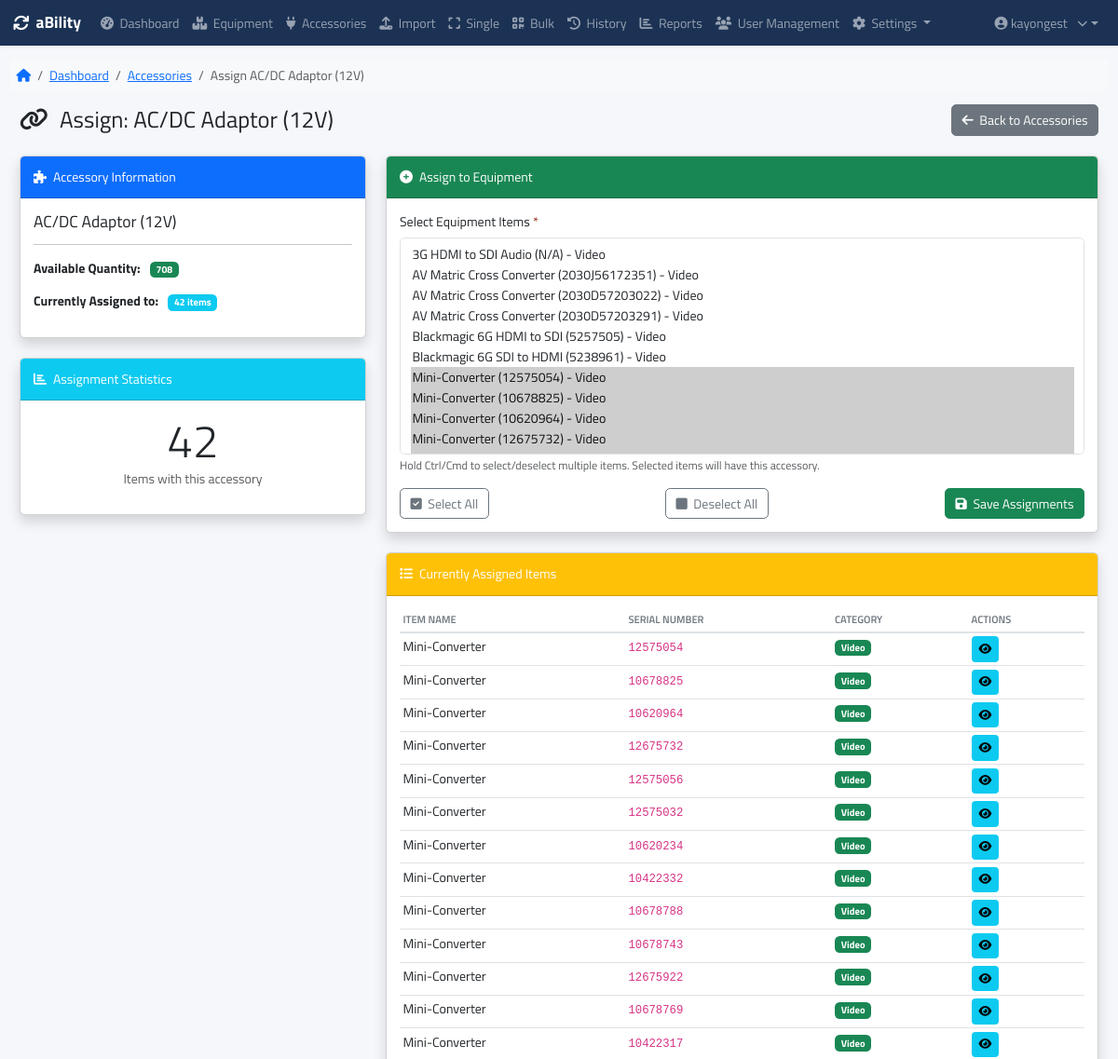
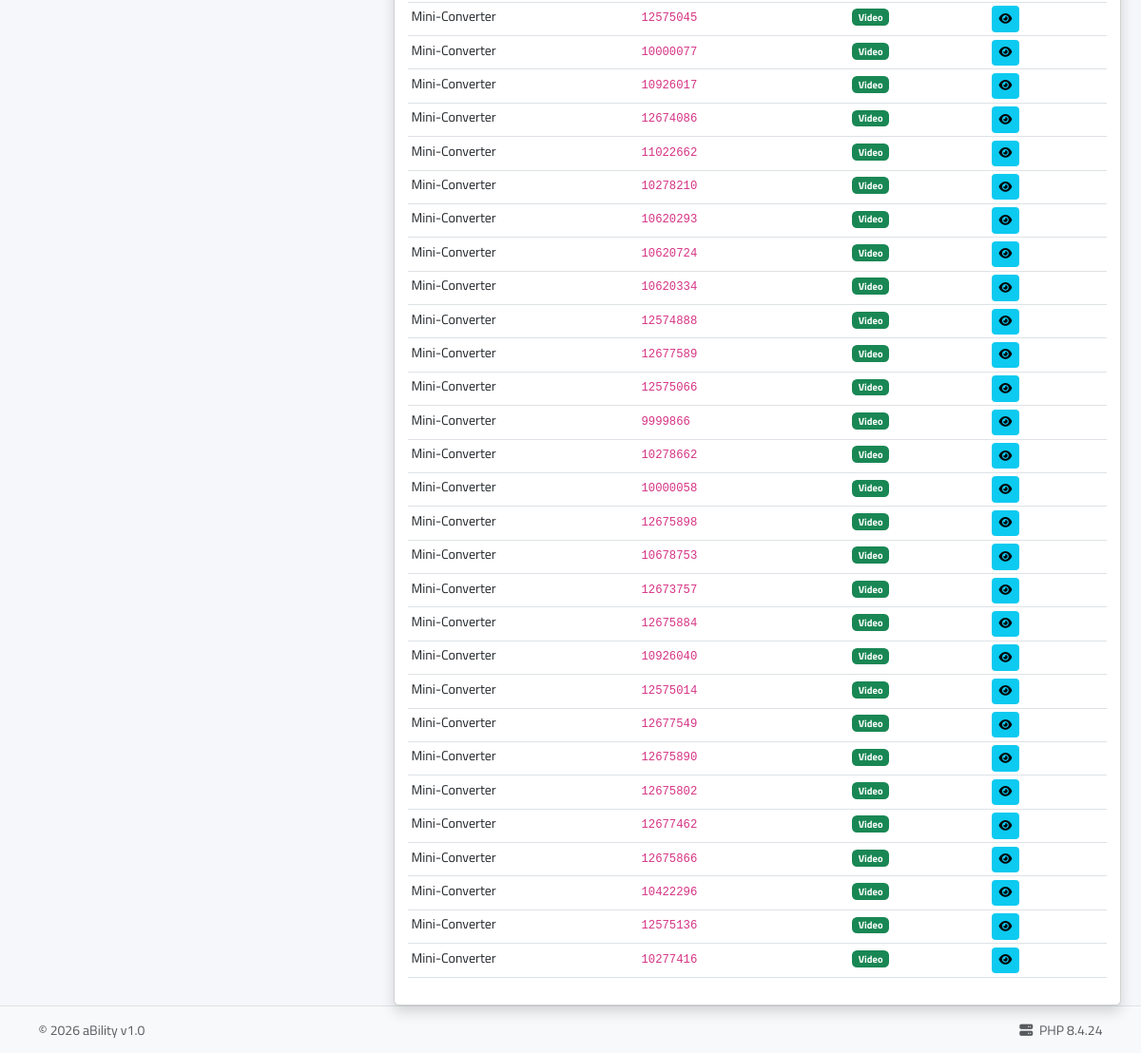
The app's page /items/assign_accessory.php?accessory_id=1 (signed in) with its own data (2 pictures, top to bottom).
### tables this page shows
CREATE TABLE `accessories` (
  `id` int(11) NOT NULL,
  `name` varchar(100) NOT NULL,
  `description` text DEFAULT NULL,
  `total_quantity` int(11) DEFAULT 1,
  `available_quantity` int(11) DEFAULT 1,
  `minimum_stock` int(11) DEFAULT 5,
  `is_active` tinyint(4) DEFAULT 1,
  `created_at` timestamp NOT NULL DEFAULT current_timestamp(),
  `updated_at` timestamp NOT NULL DEFAULT current_timestamp() ON UPDATE current_timestamp()
);

CREATE TABLE `items` (
  `id` int(11) NOT NULL,
  `item_name` varchar(255) NOT NULL,
  `serial_number` varchar(100) NOT NULL,
  `category` varchar(100) DEFAULT NULL,
  `brand` varchar(100) DEFAULT NULL,
  `model` varchar(100) DEFAULT NULL,
  `department` varchar(50) DEFAULT NULL,
  `description` text DEFAULT NULL,
  `specifications` text DEFAULT NULL,
  `brand_model` varchar(255) DEFAULT NULL,
  `condition` varchar(20) DEFAULT 'good',
  `stock_location` varchar(255) DEFAULT NULL,
  `storage_location` varchar(255) DEFAULT NULL,
  `notes` text DEFAULT NULL,
  `quantity` int(11) DEFAULT 1,
  `status` varchar(20) DEFAULT 'available',
  `image` varchar(500) DEFAULT NULL,
  `qr_code` varchar(500) DEFAULT NULL,
  `created_at` datetime DEFAULT current_timestamp(),
  `updated_at` datetime DEFAULT current_timestamp() ON UPDATE current_timestamp(),
  `tags` varchar(500) DEFAULT NULL,
  `last_scanned` timestamp NULL DEFAULT NULL,
  `current_location` varchar(255) DEFAULT NULL
);

### items/assign_accessory.php (the view, shortened to what this page needs)
<?php
$accessory_id = $_GET['accessory_id'] ?? 0;
$accessory_id = intval($accessory_id);
try {
    $db = new DatabaseFix();
    $conn = $db->getConnection();
    $accStmt = $conn->prepare("
        SELECT id, name, description, available_quantity
        FROM accessories
        WHERE id = ? AND is_active = 1
    ");
    $accStmt->bind_param("i", $accessory_id);
    $accStmt->execute();
    $accResult = $accStmt->get_result();
    $accessory = $accResult->fetch_assoc();
    $assignedStmt = $conn->prepare("
        SELECT i.id, i.item_name, i.serial_number, i.category
        FROM items i
        INNER JOIN item_accessories ia ON i.id = ia.item_id
        WHERE ia.accessory_id = ?
        ORDER BY i.item_name
    ");
    $assignedStmt->bind_param("i", $accessory_id);
    $assignedStmt->execute();
    $assignedResult = $assignedStmt->get_result();
    $assigned_items = $assignedResult->fetch_all(MYSQLI_ASSOC);
    $itemsStmt = $conn->prepare("
        SELECT i.id, i.item_name, i.serial_number, i.category,
               CASE WHEN ia.accessory_id IS NOT NULL THEN 1 ELSE 0 END as is_assigned
        FROM items i
        LEFT JOIN item_accessories ia ON i.id = ia.item_id AND ia.accessory_id = ?
        ORDER BY i.item_name
    ");
    $itemsStmt->bind_param("i", $accessory_id);
    $itemsStmt->execute();
    $itemsResult = $itemsStmt->get_result();
    $all_items = $itemsResult->fetch_all(MYSQLI_ASSOC);
} catch (Exception $e) {
    die("Database error: " . $e->getMessage());
}
require_once '../views/partials/header.php';
?>
<div class="container-fluid">
    <div class="d-flex justify-content-between align-items-center mb-4">
        <h1 class="h3 mb-0 text-gray-800">
            <i class="fas fa-link me-2"></i>
            Assign: <?php echo htmlspecialchars($accessory['name']); ?>
        </h1>
        <a href="../accessories.php" class="btn btn-secondary">
            <i class="fas fa-arrow-left me-1"></i> Back to Accessories
        </a>
    </div>
    <div class="row">
        <div class="col-lg-4">
            <div class="card shadow mb-4">
                <div class="card-header bg-primary text-white py-3">
                    <h6 class="m-0 font-weight-bold">
                        <i class="fas fa-puzzle-piece me-2"></i>Accessory Information
                    </h6>
                </div>
                <div class="card-body">
                    <h5 class="card-title"><?php echo htmlspecialchars($accessory['name']); ?></h5>
                    <hr>
                    <div class="mb-3">
                        <strong>Available Quantity:</strong>
                        <span class="badge <?php echo $accessory['available_quantity'] > 5 ? 'bg-success' : ($accessory['available_quantity'] > 0 ? 'bg-warning' : 'bg-danger'); ?> ms-2">
                            <?php echo $accessory['available_quantity']; ?>
                        </span>
                    </div>
                    <div class="mb-3">
                        <strong>Currently Assigned to:</strong>
                        <span class="badge bg-info ms-2">
                            <?php echo count($assigned_items); ?> items
                        </span>
                    </div>
                </div>
            </div>
            <div class="card shadow">
                <div class="card-header bg-info text-white py-3">
                    <h6 class="m-0 font-weight-bold">
                        <i class="fas fa-chart-bar me-2"></i>Assignment Statistics
                    </h6>
                </div>
                <div class="card-body">
                    <div class="text-center">
                        <div class="display-4"><?php echo count($assigned_items); ?></div>
                        <p class="text-muted">Items with this accessory</p>
                    </div>
                </div>
            </div>
        </div>
        <div class="col-lg-8">
            <div class="card shadow mb-4">
                <div class="card-header bg-success text-white py-3">
                    <h6 class="m-0 font-weight-bold">
                        <i class="fas fa-plus-circle me-2"></i>Assign to Equipment
                    </h6>
                </div>
                <div class="card-body">
                    <form id="assignForm" method="POST" action="../api/accessories/assign_single.php">
                        <div class="mb-3">
                            <label class="form-label required">Select Equipment Items</label>
                            <select class="form-select" id="equipmentSelect" name="item_ids[]" multiple size="10" required>
                                <?php foreach ($all_items as $item): ?>
                                    <option value="<?php echo $item['id']; ?>"
                                        <?php echo $item['is_assigned'] ? 'selected' : ''; ?>>
                                        <?php echo htmlspecialchars($item['item_name']); ?>
                                        (<?php echo htmlspecialchars($item['serial_number']); ?>)
                                    </option>
                                <?php endforeach; ?>
                            </select>
                            <div class="form-text">
                                Hold Ctrl/Cmd to select/deselect multiple items. Selected items will have this accessory.
                            </div>
                        </div>
                        <div class="d-flex justify-content-between">
                            <button type="button" class="btn btn-outline-secondary" id="selectAllBtn">
                                <i class="fas fa-check-square me-1"></i> Select All
                            </button>
                            <button type="button" class="btn btn-outline-secondary" id="deselectAllBtn">
                                <i class="fas fa-square me-1"></i> Deselect All
                            </button>
                            <button type="submit" class="btn btn-success" id="assignBtn">
                                <i class="fas fa-save me-1"></i> Save Assignments
                            </button>
                        </div>
                    </form>
                </div>
            </div>
            <div class="card shadow">
                <div class="card-header bg-warning text-white py-3">
                    <h6 class="m-0 font-weight-bold">
                        <i class="fas fa-list me-2"></i>Currently Assigned Items
                    </h6>
                </div>
                <div class="card-body">
                    <?php if (!empty($assigned_items)): ?>
                        <div class="table-responsive">
                            <table class="table table-sm">
                                <thead>
                                    <tr>
                                        <th>Item Name</th>
                                        <th>Serial Number</th>
                                        <th>Category</th>
                                        <th>Actions</th>
                                    </tr>
                                </thead>
                                <tbody>
                                    <?php foreach ($assigned_items as $item): ?>
                                        <tr>
                                            <td><?php echo htmlspecialchars($item['item_name']); ?></td>
                                            <td><code><?php echo htmlspecialchars($item['serial_number']); ?></code></td>
                                            <td><?php echo getCategoryBadge($item['category']); ?></td>
                                            <td>
                                                <a href="../items/view.php?id=<?php echo $item['id']; ?>"
                                                    class="btn btn-sm btn-info" title="View Item">
                                                    <i class="fas fa-eye"></i>
                                                </a>
                                            </td>
                                        </tr>
                                    <?php endforeach; ?>
                                </tbody>
                            </table>
                        </div>
                    <?php endif; ?>
                </div>
            </div>
        </div>
    </div>
</div>
<?php
require_once '../views/partials/footer.php';
?>

### includes/functions.php (shortened to what this page needs)
<?php
function getCategoryBadge($category)
{
    $colors = [
        'Audio'         => 'primary',
        'Video'         => 'success',
        'Lighting'      => 'warning',
        'Translation'   => 'info',
        'IT'            => 'danger',
        'Rigging'       => 'secondary',
        'Electrical'    => 'dark',
        'Furniture'     => 'purple',
        'Other'         => 'light'
    ];
    $color = isset($colors[$category]) ? $colors[$category] : 'secondary';
    return '<span class="badge bg-' . $color . '">' . htmlspecialchars($category) . '</span>';
}

### assets/css/styles.css (style rules this page uses)
:root { --primary: #324e8e; --secondary: #6c757d; --success: #28a745; --danger: ; font-size: 0.875em; margin-top: 0; --warning: #ffc107; --info: #17a2b8; --light: #f8f9fa; --dark: #343a40; --sidebar-width: 280px; --header-height: 56px; }
body { background-color: #f5f7fb; font-family: "Titillium Web", sans-serif; }
.table th { font-weight: 600; text-transform: uppercase; font-size: 0.8rem; color: var(--secondary); border-bottom: 2px solid #dee2e6; }
.required:after { content: " *"; color: #912a16; }

### records on screen
accessories: name "AC/DC Adaptor (12V)", available_quantity "708"
items: item_name "Mini-Converter", serial_number "12575054", category "Video"
items: $item['id'] 2 (drawn), item_name "Mini-Converter", serial_number "10678825", category "Video"
items: $item['id'] 3 (drawn), item_name "Mini-Converter", serial_number "10620964", category "Video"
items: $item['id'] 4 (drawn), item_name "Mini-Converter", serial_number "12675732", category "Video"
items: $item['id'] 5 (drawn), item_name "Mini-Converter", serial_number "12575056", category "Video"
items: item_name "Mini-Converter", serial_number "12575032", category "Video"
items: item_name "Mini-Converter", serial_number "10620234", category "Video"
items: item_name "Mini-Converter", serial_number "10422332", category "Video"
items: item_name "Mini-Converter", serial_number "10678788", category "Video"
items: item_name "Mini-Converter", serial_number "10678743", category "Video"
items: item_name "Mini-Converter", serial_number "12675922", category "Video"
items: item_name "Mini-Converter", serial_number "10678769", category "Video"
items: item_name "Mini-Converter", serial_number "10422317", category "Video"
items: item_name "Mini-Converter", serial_number "12575045", category "Video"
items: item_name "Mini-Converter", serial_number "10000077", category "Video"
items: item_name "Mini-Converter", serial_number "10926017", category "Video"
items: item_name "Mini-Converter", serial_number "12674086", category "Video"
items: item_name "Mini-Converter", serial_number "11022662", category "Video"
items: item_name "Mini-Converter", serial_number "10278210", category "Video"
items: item_name "Mini-Converter", serial_number "10620293", category "Video"
items: item_name "Mini-Converter", serial_number "10620724", category "Video"
items: item_name "Mini-Converter", serial_number "10620334", category "Video"
items: item_name "Mini-Converter", serial_number "12574888", category "Video"
items: item_name "Mini-Converter", serial_number "12677589", category "Video"
items: item_name "Mini-Converter", serial_number "12575066", category "Video"
items: item_name "Mini-Converter", serial_number "9999866", category "Video"
items: item_name "Mini-Converter", serial_number "10278662", category "Video"
items: item_name "Mini-Converter", serial_number "10000058", category "Video"
items: item_name "Mini-Converter", serial_number "12675898", category "Video"
items: item_name "Mini-Converter", serial_number "10678753", category "Video"
items: item_name "Mini-Converter", serial_number "12673757", category "Video"
items: item_name "Mini-Converter", serial_number "12675884", category "Video"
items: item_name "Mini-Converter", serial_number "10926040", category "Video"
items: item_name "Mini-Converter", serial_number "12575014", category "Video"
items: item_name "Mini-Converter", serial_number "12677549", category "Video"
items: item_name "Mini-Converter", serial_number "12675890", category "Video"
items: item_name "Mini-Converter", serial_number "12675802", category "Video"
items: item_name "Mini-Converter", serial_number "12677462", category "Video"
items: item_name "Mini-Converter", serial_number "12675866", category "Video"
items: item_name "Mini-Converter", serial_number "10422296", category "Video"
items: item_name "Mini-Converter", serial_number "12575136", category "Video"
items: item_name "Mini-Converter", serial_number "10277416", category "Video"

### other values on screen
$_SESSION['username'] "kayongest"
$text "Dashboard"
$text "Accessories"
$text "Assign AC/DC Adaptor (12V)"
count($assigned_items) "42"
phpversion() "8.4.24"
form field value "3G HDMI to SDI Audio (N/A) - Video / AV Matric Cross Converter (2030J56172351) - Video / AV Matric Cross Converter (2030D57203022) - Video / AV Matric Cross Converter (2030D57203291) - Video / Blackmagic 6G HDMI to SDI (5257505) - Video / Blackmagic 6G SDI to HDMI (5238961) - Video / Mini-Converter (12575054) - Video ☑ / Mini-Converter (10678825) - Video ☑ / Mini-Converter (10620964) - Video ☑ / Mini-Converter (12675732) - Video ☑"
